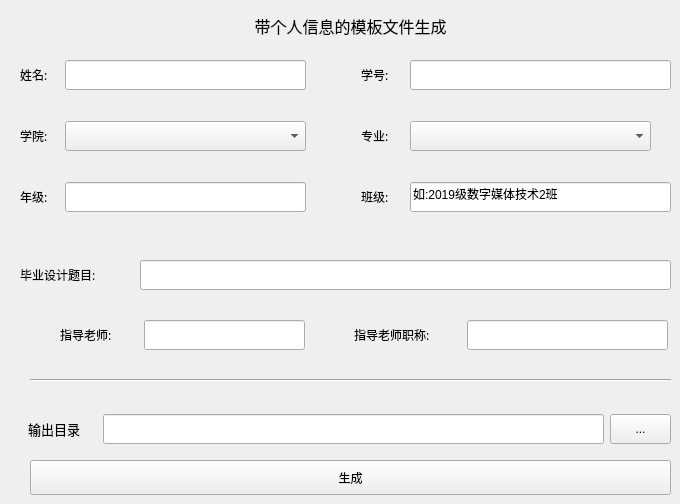
    <widget class="QWidget" name="template_generation_2">
     <widget class="QLabel" name="title_1">
      <property name="geometry">
       <rect>
        <x>30</x>
        <y>10</y>
        <width>641</width>
        <height>31</height>
       </rect>
      </property>
      <property name="font">
       <font>
        <family>思源黑体 CN Normal</family>
        <pointsize>12</pointsize>
        <weight>50</weight>
        <italic>false</italic>
        <bold>false</bold>
        <kerning>true</kerning>
       </font>
      </property>
      <property name="mouseTracking">
       <bool>true</bool>
      </property>
      <property name="text">
       <string>带个人信息的模板文件生成</string>
      </property>
      <property name="textFormat">
       <enum>Qt::AutoText</enum>
      </property>
      <property name="alignment">
       <set>Qt::AlignCenter</set>
      </property>
      <property name="wordWrap">
       <bool>false</bool>
      </property>
     </widget>
     <widget class="Line" name="line">
      <property name="geometry">
       <rect>
        <x>30</x>
        <y>370</y>
        <width>641</width>
        <height>20</height>
       </rect>
      </property>
      <property name="orientation">
       <enum>Qt::Horizontal</enum>
      </property>
     </widget>
     <widget class="QLabel" name="grade_label">
      <property name="geometry">
       <rect>
        <x>20</x>
        <y>182</y>
        <width>38</width>
        <height>30</height>
       </rect>
      </property>
      <property name="font">
       <font>
        <family>思源黑体 CN Normal</family>
        <pointsize>9</pointsize>
        <weight>50</weight>
        <italic>false</italic>
        <bold>false</bold>
        <kerning>true</kerning>
       </font>
      </property>
      <property name="text">
       <string>年级:</string>
      </property>
      <property name="buddy">
       <cstring>grade_input</cstring>
      </property>
     </widget>
     <widget class="QLineEdit" name="name_input">
      <property name="geometry">
       <rect>
        <x>65</x>
        <y>60</y>
        <width>241</width>
        <height>30</height>
       </rect>
      </property>
     </widget>
     <widget class="QLabel" name="academy_label">
      <property name="geometry">
       <rect>
        <x>20</x>
        <y>121</y>
        <width>38</width>
        <height>30</height>
       </rect>
      </property>
      <property name="font">
       <font>
        <family>思源黑体 CN Normal</family>
        <pointsize>9</pointsize>
        <weight>50</weight>
        <italic>false</italic>
        <bold>false</bold>
        <kerning>true</kerning>
       </font>
      </property>
      <property name="text">
       <string>学院:</string>
      </property>
     </widget>
     <widget class="QLineEdit" name="grade_input">
      <property name="geometry">
       <rect>
        <x>65</x>
        <y>182</y>
        <width>241</width>
        <height>30</height>
       </rect>
      </property>
     </widget>
     <widget class="QLabel" name="name_label">
      <property name="geometry">
       <rect>
        <x>20</x>
        <y>60</y>
        <width>38</width>
        <height>30</height>
       </rect>
      </property>
      <property name="font">
       <font>
        <family>思源黑体 CN Normal</family>
        <pointsize>9</pointsize>
        <weight>50</weight>
        <italic>false</italic>
        <bold>false</bold>
        <kerning>true</kerning>
       </font>
      </property>
      <property name="text">
       <string>姓名:</string>
      </property>
      <property name="buddy">
       <cstring>name_input</cstring>
      </property>
     </widget>
     <widget class="QLineEdit" name="banji_input">
      <property name="geometry">
       <rect>
        <x>410</x>
        <y>182</y>
        <width>261</width>
        <height>30</height>
       </rect>
      </property>
      <property name="styleSheet">
       <string notr="true"/>
      </property>
      <property name="text">
       <string>如:2019级数字媒体技术2班</string>
      </property>
      <property name="frame">
       <bool>true</bool>
      </property>
      <property name="dragEnabled">
       <bool>false</bool>
      </property>
      <property name="readOnly">
       <bool>false</bool>
      </property>
     </widget>
     <widget class="QLabel" name="id_label">
      <property name="geometry">
       <rect>
        <x>361</x>
        <y>60</y>
        <width>38</width>
        <height>30</height>
       </rect>
      </property>
      <property name="font">
       <font>
        <family>思源黑体 CN Normal</family>
        <pointsize>9</pointsize>
        <weight>50</weight>
        <italic>false</italic>
        <bold>false</bold>
        <kerning>true</kerning>
       </font>
      </property>
      <property name="text">
       <string>学号:</string>
      </property>
      <property name="buddy">
       <cstring>id_input</cstring>
      </property>
     </widget>
     <widget class="QLabel" name="major_label">
      <property name="geometry">
       <rect>
        <x>361</x>
        <y>121</y>
        <width>38</width>
        <height>30</height>
       </rect>
      </property>
      <property name="font">
       <font>
        <family>思源黑体 CN Normal</family>
        <pointsize>9</pointsize>
        <weight>50</weight>
        <italic>false</italic>
        <bold>false</bold>
        <kerning>true</kerning>
       </font>
      </property>
      <property name="text">
       <string>专业:</string>
      </property>
     </widget>
     <widget class="QLabel" name="banji_label">
      <property name="geometry">
       <rect>
        <x>361</x>
        <y>182</y>
        <width>38</width>
        <height>30</height>
       </rect>
      </property>
      <property name="font">
       <font>
        <family>思源黑体 CN Normal</family>
        <pointsize>9</pointsize>
        <weight>50</weight>
        <italic>false</italic>
        <bold>false</bold>
        <kerning>true</kerning>
       </font>
      </property>
      <property name="styleSheet">
       <string notr="true"/>
      </property>
      <property name="text">
       <string>班级:</string>
      </property>
      <property name="buddy">
       <cstring>banji_input</cstring>
      </property>
     </widget>
     <widget class="QLineEdit" name="id_input">
      <property name="geometry">
       <rect>
        <x>410</x>
        <y>60</y>
        <width>261</width>
        <height>30</height>
       </rect>
      </property>
     </widget>
     <widget class="QLabel" name="teacher_label">
      <property name="geometry">
       <rect>
        <x>60</x>
        <y>320</y>
        <width>72</width>
        <height>30</height>
       </rect>
      </property>
      <property name="font">
       <font>
        <family>思源黑体 CN Normal</family>
        <pointsize>9</pointsize>
        <weight>50</weight>
        <italic>false</italic>
        <bold>false</bold>
        <kerning>true</kerning>
       </font>
      </property>
      <property name="text">
       <string>指导老师:</string>
      </property>
      <property name="buddy">
       <cstring>teacher_input</cstring>
      </property>
     </widget>
     <widget class="QLineEdit" name="title_input">
      <property name="geometry">
       <rect>
        <x>140</x>
        <y>260</y>
        <width>531</width>
        <height>30</height>
       </rect>
      </property>
     </widget>
     <widget class="QLabel" name="zhichen_label">
      <property name="geometry">
       <rect>
        <x>354</x>
        <y>320</y>
        <width>106</width>
        <height>30</height>
       </rect>
      </property>
      <property name="font">
       <font>
        <family>思源黑体 CN Normal</family>
        <pointsize>9</pointsize>
        <weight>50</weight>
        <italic>false</italic>
        <bold>false</bold>
        <kerning>true</kerning>
       </font>
      </property>
      <property name="styleSheet">
       <string notr="true"/>
      </property>
      <property name="text">
       <string>指导老师职称:</string>
      </property>
      <property name="buddy">
       <cstring>zhichen_input</cstring>
      </property>
     </widget>
     <widget class="QLineEdit" name="zhichen_input">
      <property name="geometry">
       <rect>
        <x>467</x>
        <y>320</y>
        <width>201</width>
        <height>30</height>
       </rect>
      </property>
      <property name="styleSheet">
       <string notr="true"/>
      </property>
     </widget>
     <widget class="QLabel" name="title_label">
      <property name="geometry">
       <rect>
        <x>20</x>
        <y>260</y>
        <width>106</width>
        <height>30</height>
       </rect>
      </property>
      <property name="font">
       <font>
        <family>思源黑体 CN Normal</family>
        <pointsize>9</pointsize>
        <weight>50</weight>
        <italic>false</italic>
        <bold>false</bold>
        <kerning>true</kerning>
       </font>
      </property>
      <property name="text">
       <string>毕业设计题目:</string>
      </property>
      <property name="buddy">
       <cstring>title_input</cstring>
      </property>
     </widget>
     <widget class="QLineEdit" name="teacher_input">
      <property name="enabled">
       <bool>true</bool>
      </property>
      <property name="geometry">
       <rect>
        <x>144</x>
        <y>320</y>
        <width>161</width>
        <height>30</height>
       </rect>
      </property>
     </widget>
     <widget class="QLabel" name="output_label">
      <property name="geometry">
       <rect>
        <x>28</x>
        <y>414</y>
        <width>68</width>
        <height>30</height>
       </rect>
      </property>
      <property name="font">
       <font>
        <family>思源黑体 CN Normal</family>
        <pointsize>10</pointsize>
        <weight>50</weight>
        <italic>false</italic>
        <bold>false</bold>
        <kerning>true</kerning>
       </font>
      </property>
      <property name="text">
       <string>输出目录</string>
      </property>
      <property name="buddy">
       <cstring>output_input</cstring>
      </property>
     </widget>
     <widget class="QPushButton" name="run_button">
      <property name="geometry">
       <rect>
        <x>30</x>
        <y>460</y>
        <width>641</width>
        <height>35</height>
       </rect>
      </property>
      <property name="text">
       <string>生成</string>
      </property>
     </widget>
     <widget class="QLineEdit" name="output_input">
      <property name="geometry">
       <rect>
        <x>103</x>
        <y>414</y>
        <width>501</width>
        <height>30</height>
       </rect>
      </property>
      <property name="readOnly">
       <bool>true</bool>
      </property>
     </widget>
     <widget class="QPushButton" name="choice_tem_out_path">
      <property name="geometry">
       <rect>
        <x>610</x>
        <y>414</y>
        <width>61</width>
        <height>30</height>
       </rect>
      </property>
      <property name="text">
       <string>...</string>
      </property>
     </widget>
     <widget class="QComboBox" name="school_select">
      <property name="geometry">
       <rect>
        <x>65</x>
        <y>121</y>
        <width>241</width>
        <height>30</height>
       </rect>
      </property>
     </widget>
     <widget class="QComboBox" name="major_select">
      <property name="geometry">
       <rect>
        <x>410</x>
        <y>121</y>
        <width>241</width>
        <height>30</height>
       </rect>
      </property>
     </widget>
    </widget>
